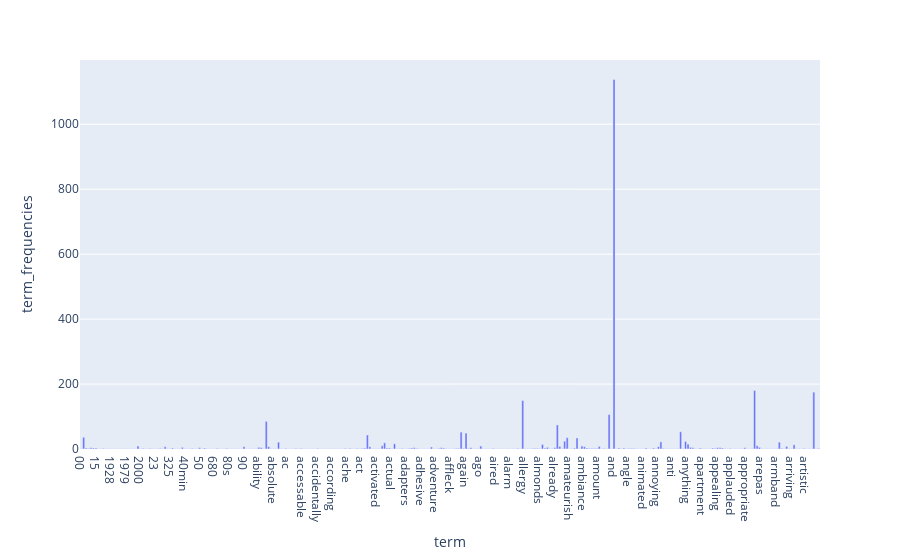

Source (notebook cell):
### Code cell
# Exercise 13
df = pd.DataFrame()
df['term_frequencies'] = term_frequencies[:300]
df['term'] = count_vect.get_feature_names_out()[:300]
fig = px.bar(df, x='term', y='term_frequencies')
fig.show()

### Figure 1 — Plotly figure (JSON) as saved in the notebook; plotly's stock layout.template omitted (floating-point values rounded to 4 significant figures; data arrays with more than 128 entries replaced by an {"elided": "..."} marker saying what was removed)
{"data": [{"alignmentgroup": "True", "hovertemplate": "term=%{x}<br>term_frequencies=%{y}<extra></extra>", "legendgroup": "", "marker": {"color": "#636efa", "pattern": {"shape": ""}}, "name": "", "offsetgroup": "", "orientation": "v", "showlegend": false, "textposition": "auto", "type": "bar", "x": {"elided": "300 str values"}, "xaxis": "x", "y": {"elided": "300 int values"}, "yaxis": "y"}], "layout": {"barmode": "relative", "legend": {"tracegroupgap": 0}, "margin": {"t": 60}, "xaxis": {"anchor": "y", "domain": [0, 1], "title": {"text": "term"}}, "yaxis": {"anchor": "x", "domain": [0, 1], "title": {"text": "term_frequencies"}}}}
